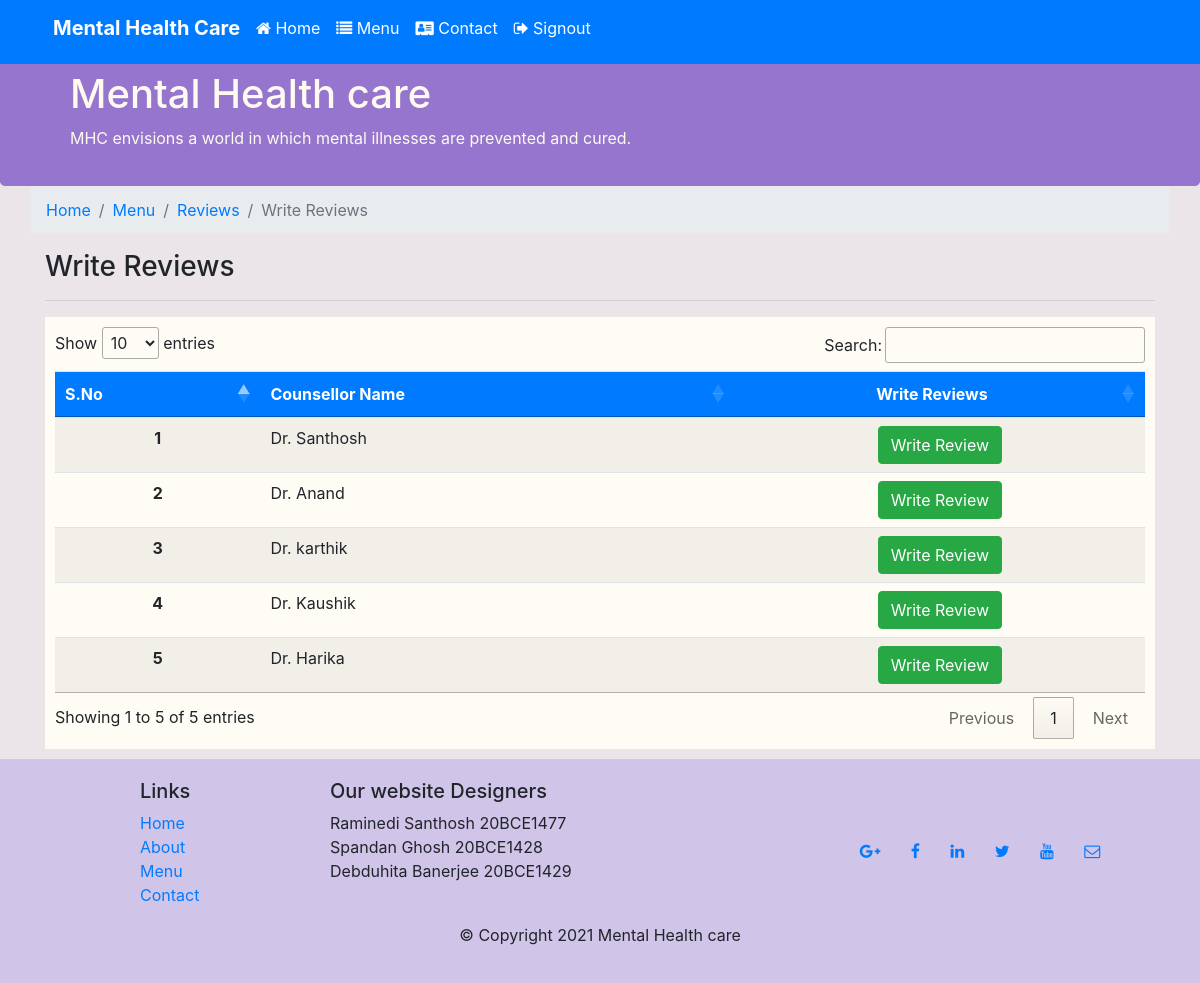
The page /Reviews/write.php on the database its author committed.
### tables this page shows
CREATE TABLE `counsellors` (
  `cno` int(11) NOT NULL,
  `firstname` char(20) NOT NULL,
  `secondname` char(20) NOT NULL,
  `email` char(50) NOT NULL,
  `password` varchar(25) NOT NULL,
  `age` int(100) NOT NULL,
  `gender` char(20) NOT NULL,
  `location` char(30) NOT NULL,
  `phone` char(10) NOT NULL
);

### Reviews/write.php (the view, shortened to what this page needs)
<?php
    $conn = OpenCon();
?>
    <div class="container">
        <div class="row">
            <ol class="col-12 breadcrumb">
                <li class="breadcrumb-item"><a href="../home.php">Home</a></li>
                <li class="breadcrumb-item"><a href="../menu.php">Menu</a></li>
                <li class="breadcrumb-item"><a href="../menu.php">Reviews</a></li>
                <li class="breadcrumb-item active">Write Reviews</li>
            </ol>
            <div class="col-12">
               <h3> Write Reviews</h3>
               <hr>
            </div>
        </div>
        <div class="container" style="background-color:rgb(255, 252, 245); padding: 10px 10px 10px 10px;">
            <table class="table table-striped" id="myTable">
                <thead class="bg-primary text-white">
                    <tr>
                    <th scope="col">S.No</th>
                    <th scope="col">Counsellor Name</th>
                    <th scope="col" class='text-center'>Write Reviews</th>
                    </tr>
                </thead>
                <tbody>
                <?php
                    $sql = "SELECT * FROM `counsellors`;";
                    $result = mysqli_query($conn, $sql);
                    $sno = 0;
                    while($row = mysqli_fetch_assoc($result)){
                        $sno = $sno + 1;
                        $k = "Dr. ".$row['firstname'];
                        echo "<tr>
                        <th class='text-center' scope='row'>". $sno . "</th>
                        <td > ".$k . "</td>
                        <td class='text-center'><a class='btn btn-success btn-xs' href='rating.php?Cid=".$row['cno']."><button class='text-center btn btn-sm btn-primary>Write Review</button></a></td>
                    </tr>";
                    }
                ?>
                </tbody>
            </table>
        </div>
    </div>
</body>
</html>

### css/style.css (style rules this page uses)
.footer { margin-top: 10px; padding : 20px 0px 20px 0px; background-color: #D1C4E9; }
body { background-color: rgb(235, 229, 233); }
.row-header { margin:0px auto; padding:0px; }
.jumbotron { padding: 60px 30px 10px 30px; margin: 0px auto; background: #9575CD; color: floralwhite; }
.navbar-dark { background-color: #512DA8; }

### rows shown on the page
counsellors: firstname "Dr. Santhosh"
counsellors: firstname "Dr. Anand"
counsellors: firstname "Dr. karthik"
counsellors: firstname "Dr. Kaushik"
counsellors: firstname "Dr. Harika"
